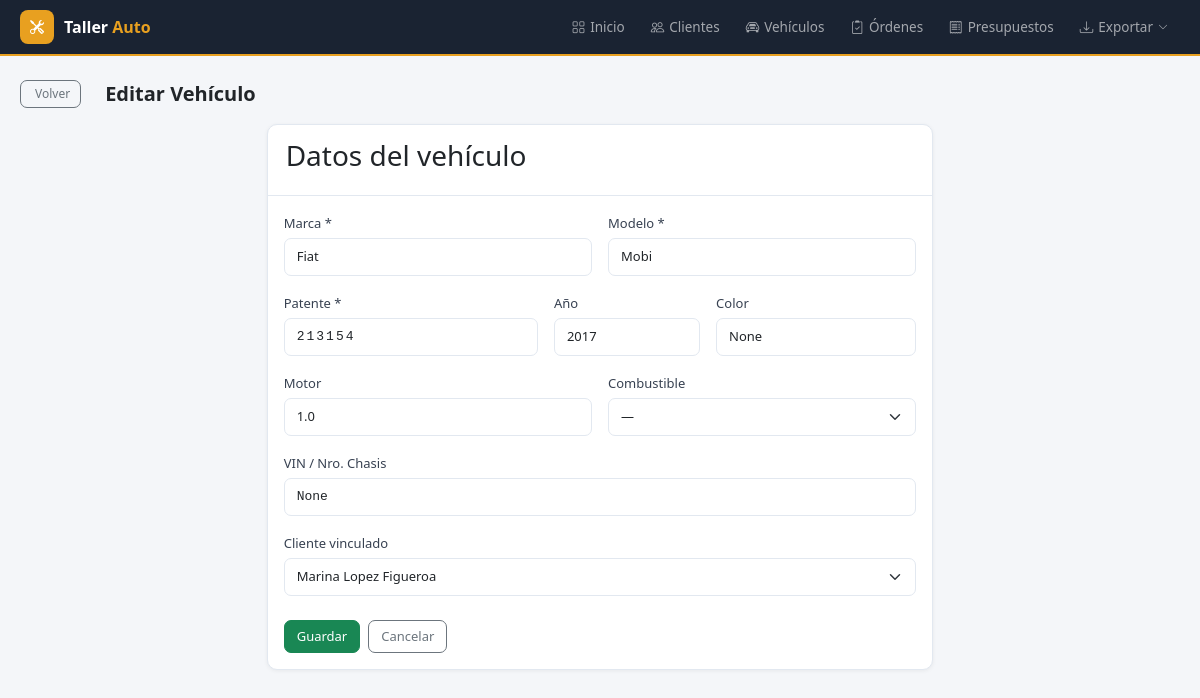
/vehiculos/1/editar, run on the app's committed database.
### tables this page shows
CREATE TABLE vehiculos (
            id INTEGER PRIMARY KEY AUTOINCREMENT,
            marca TEXT NOT NULL,
            modelo TEXT NOT NULL,
            patente TEXT NOT NULL UNIQUE,
            anio INTEGER,
            motor TEXT,
            vin TEXT,
            color TEXT,
            combustible TEXT,
            cliente_id INTEGER,
            created_at TIMESTAMP DEFAULT CURRENT_TIMESTAMP,
            FOREIGN KEY (cliente_id) REFERENCES clientes(id)
        );

### app.py (the view, shortened to what this page needs)
@app.route('/vehiculos/<int:id>/editar', methods=['GET', 'POST'])
def editar_vehiculo(id):
    db = get_db()
    vehiculo = db.execute('SELECT * FROM vehiculos WHERE id=?', (id,)).fetchone()
    clientes = db.execute('SELECT id, nombre || " " || apellido AS nombre FROM clientes ORDER BY apellido').fetchall()
    db.close()
    return render_template('vehiculo_form.html', vehiculo=vehiculo, clientes=clientes)

### app.py (called while the page is built)
@app.before_request
def setup():
    if not hasattr(app, '_db_initialized'):
        init_db()
        app._db_initialized = True

### database.py (called while the page is built)
def get_db():
    conn = sqlite3.connect(DB_PATH)
    conn.row_factory = sqlite3.Row
    return conn

### templates/vehiculo_form.html (shortened to what this page needs)
{% extends 'base.html' %}
{% block content %}
<div class="page-header mb-3">
  <div class="row align-items-center">
    <div class="col-auto"><a href="/vehiculos" class="btn btn-outline-secondary btn-sm">Volver</a></div>
    <div class="col"><h2 class="page-title mb-0">{{ 'Editar' if vehiculo else 'Nuevo' }} Vehículo</h2></div>
  </div>
</div>
<div class="row justify-content-center">
  <div class="col-12 col-md-7">
    <div class="card">
      <div class="card-header"><h3 class="card-title">Datos del vehículo</h3></div>
      <div class="card-body">
        <form method="post">
          <div class="row g-3">
            <div class="col-6">
              <label class="form-label">Marca *</label>
              <input type="text" name="marca" class="form-control" required value="{{ vehiculo.marca if vehiculo else '' }}">
            </div>
            <div class="col-6">
              <label class="form-label">Modelo *</label>
              <input type="text" name="modelo" class="form-control" required value="{{ vehiculo.modelo if vehiculo else '' }}">
            </div>
            <div class="col-5">
              <label class="form-label">Patente *</label>
              <input type="text" name="patente" class="form-control font-monospace" required
                     style="text-transform:uppercase;letter-spacing:2px"
                     value="{{ vehiculo.patente if vehiculo else '' }}">
            </div>
            <div class="col-3">
              <label class="form-label">Año</label>
              <input type="number" name="anio" class="form-control" min="1900" max="2099" value="{{ vehiculo.anio if vehiculo else '' }}">
            </div>
            <div class="col-4">
              <label class="form-label">Color</label>
              <input type="text" name="color" class="form-control" value="{{ vehiculo.color if vehiculo else '' }}">
            </div>
            <div class="col-6">
              <label class="form-label">Motor</label>
              <input type="text" name="motor" class="form-control" placeholder="Ej: 2.8 JTD" value="{{ vehiculo.motor if vehiculo else '' }}">
            </div>
            <div class="col-6">
              <label class="form-label">Combustible</label>
              <select name="combustible" class="form-select">
                <option value="">—</option>
              </select>
            </div>
            <div class="col-12">
              <label class="form-label">VIN / Nro. Chasis</label>
              <input type="text" name="vin" class="form-control font-monospace" value="{{ vehiculo.vin if vehiculo else '' }}">
            </div>
            <div class="col-12">
              <label class="form-label">Cliente vinculado</label>
              <select name="cliente_id" class="form-select">
                {% for c in clientes %}
                <option value="{{ c.id }}" {{ 'selected' if vehiculo and vehiculo.cliente_id == c.id }}>{{ c.nombre }}</option>
                {% endfor %}
              </select>
            </div>
          </div>
          <div class="mt-4 d-flex gap-2">
            <button type="submit" class="btn btn-success">Guardar</button>
            <a href="/vehiculos" class="btn btn-outline-secondary">Cancelar</a>
          </div>
        </form>
      </div>
    </div>
  </div>
</div>
{% endblock %}

### templates/base.html (style rules this page uses)
body { background: #f4f6f9; font-family: 'Segoe UI', system-ui, sans-serif; font-size: 14px; }
.page-header { margin-bottom: 20px; }
.page-title { font-size: 20px; font-weight: 700; margin: 0; display: flex; align-items: center; gap: 10px; }
.card { background: #fff; border: 1px solid #e2e8f0; border-radius: 10px; box-shadow: 0 1px 4px rgba(0,0,0,.06); }
.card-header { padding: 14px 18px; border-bottom: 1px solid #e2e8f0; background: transparent; display: flex; align-items: center; gap: 8px; font-weight: 600; font-size: 14px; }
.btn { font-size: 13px; font-weight: 500; border-radius: 7px; }
.btn-sm { font-size: 12px; padding: 4px 10px; }
.form-label { font-weight: 500; font-size: 13px; color: #374151; margin-bottom: 5px; }
.form-control, .form-select { border-color: #e2e8f0; border-radius: 7px; font-size: 13px; padding: 8px 12px; }

### data on the page
vehiculos: marca "Fiat", modelo "Mobi", patente "213154", anio "2017", motor "1.0"

### other printed values
{{ 'Editar' if vehiculo else 'Nuevo' }} "Editar"
form field cliente_id "Marina Lopez Figueroa"
